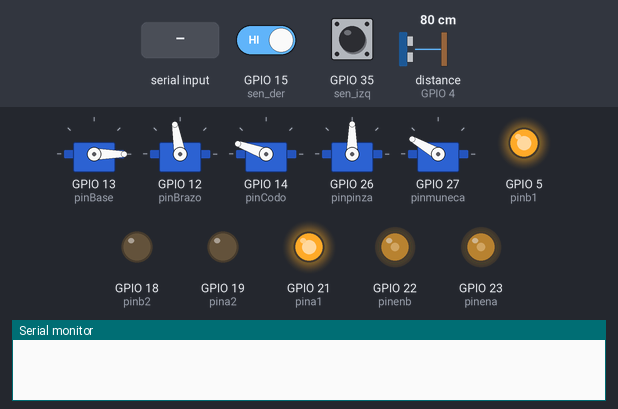
A sketch run on a simulated ESP32. Shown: 5 × servo, output pins drawn as LEDs (lit = HIGH), the last lines printed to the serial monitor. Wiring (inferred from the names in the program): ultrasonic range finder: trigger GPIO 2; echo GPIO 4. Dashed ring = blinking. The test bench sets the inputs (shaded band); at power-on: distance to the obstacle (sensor on GPIO 4) 80 cm, GPIO 15 (sen_der) HIGH, GPIO 35 (sen_izq) HIGH. The echo pulse lasts 58.3 µs per cm; pins used as bus, display or sensor lines are not drawn.

Above: at 5.3 s.
5.4 s: distance to the obstacle (sensor on GPIO 4) set to 28 cm
6.9 s: distance to the obstacle (sensor on GPIO 4) set to 23 cm
At 7.6 s:
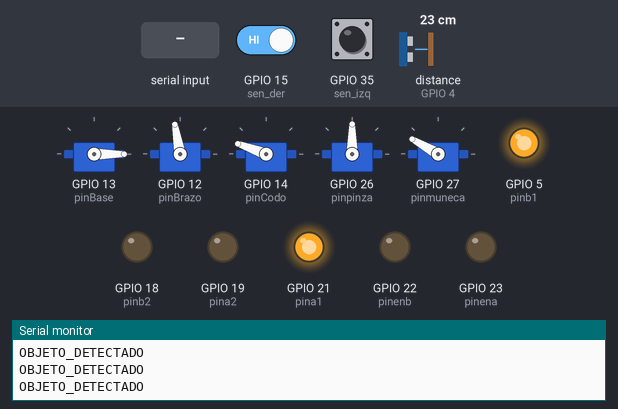
8.4 s: GPIO 15 (sen_der) driven LOW
At 9.1 s:
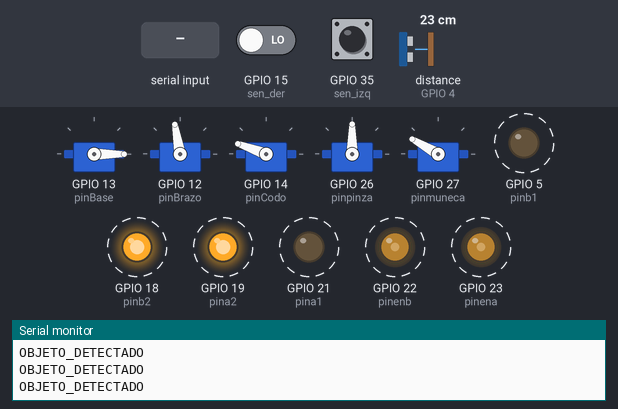
11.4 s: GPIO 15 (sen_der) driven HIGH
12.9 s: "HANDLE_YELLOW_CONE\n" received over Serial
At 13.7 s:
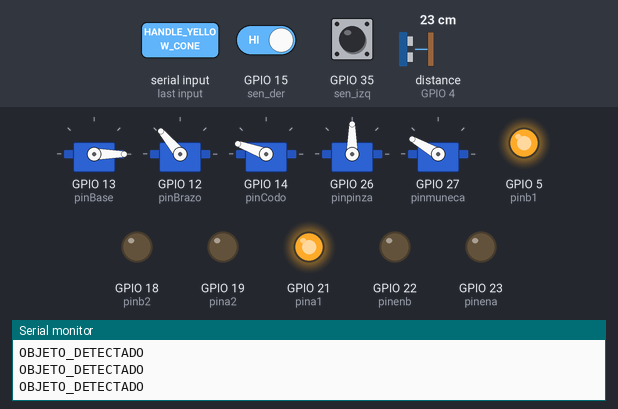
Timing chart, 0 to 32.1 s (numbered marks = the images above; inputs shaded):
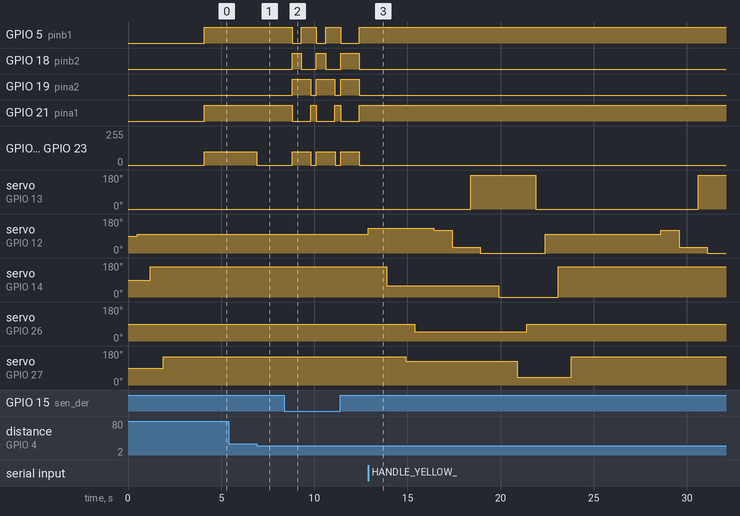

The sketch:

RUTINA_2_YA_JALA.ino
```cpp
#include <ESP32Servo.h>

// Pines sensores y motores
const int pin_echo = 4, pin_trigger = 2;
const int sen_izq = 35, sen_der = 15;
const int pinena = 23, pina1 = 21, pina2 = 19;
const int pinb1 = 5, pinb2 = 18, pinenb = 22;

// Servos
Servo base, brazo, codo, pinza, muneca;
const int pinBase = 13, pinBrazo = 12, pinCodo = 14, pinpinza = 26, pinmuneca = 27;

const int DISTANCIA_OBJETIVO = 25;

void setup() {
  Serial.begin(115200);
  pinMode(pin_echo, INPUT);
  pinMode(pin_trigger, OUTPUT);
  pinMode(sen_izq, INPUT);
  pinMode(sen_der, INPUT);
  pinMode(pinena, OUTPUT);
  pinMode(pina1, OUTPUT);
  pinMode(pina2, OUTPUT);
  pinMode(pinb1, OUTPUT);
  pinMode(pinb2, OUTPUT);
  pinMode(pinenb, OUTPUT);

  configurarServo(base, pinBase, 500, 2500);
  configurarServo(brazo, pinBrazo, 500, 2500);
  configurarServo(codo, pinCodo, 500, 2500);
  configurarServo(pinza, pinpinza, 500, 2500);
  configurarServo(muneca, pinmuneca, 500, 2500);

  home_position();
  delay(1000);
  avanzar();
}

void loop() {
  static unsigned long t0 = 0;
  if (millis() - t0 >= 200) {
    t0 = millis();

    float d = medirDistancia();
    if ((digitalRead(sen_izq) == LOW) || (digitalRead(sen_der) == LOW)) {
      evitar_linea();
      return;
    }
    if (d > 0 && d < DISTANCIA_OBJETIVO) {
      detener();
      Serial.println("OBJETO_DETECTADO");
    }
  }

  if (Serial.available()) {
    String cmd = Serial.readStringUntil('\n');
    cmd.trim();

    if (cmd == "MOVE_FORWARD") avanzar();
    else if (cmd == "STOP") detener();
    else if (cmd == "HANDLE_YELLOW_CONE") {
      manejar_cono_amarillo();
    } else if (cmd == "HANDLE_RED_CONE") {
      manejar_cono_rojo();
    }
  }
}

// FUNCIONES AUXILIARES

void home_position() {
  moverServo(base, 0);
  moverServo(brazo, 100); delay(200);
  moverServo(codo, 160); delay(200);
  moverServo(muneca, 150); delay(200);
  moverServo(pinza, 90);
}

void avanzar() {
  digitalWrite(pina1, HIGH); digitalWrite(pina2, LOW);
  digitalWrite(pinb1, HIGH); digitalWrite(pinb2, LOW);
  analogWrite(pinena, 100); analogWrite(pinenb, 100);
}

void detener() {
  analogWrite(pinena, 0); analogWrite(pinenb, 0);
}

void retroceder() {
  digitalWrite(pina1, LOW); digitalWrite(pina2, HIGH);
  digitalWrite(pinb1, LOW); digitalWrite(pinb2, HIGH);
  analogWrite(pinena, 100); analogWrite(pinenb, 100);
}

void girar_izquierda() {
  digitalWrite(pina1, LOW); digitalWrite(pina2, HIGH);
  digitalWrite(pinb1, HIGH); digitalWrite(pinb2, LOW);
  analogWrite(pinena, 100); analogWrite(pinenb, 100);
}

void girar_derecha() {
  digitalWrite(pina1, HIGH); digitalWrite(pina2, LOW);
  digitalWrite(pinb1, LOW); digitalWrite(pinb2, HIGH);
  analogWrite(pinena, 100); analogWrite(pinenb, 100);
}

void evitar_linea() {
  detener(); delay(300);
  retroceder(); delay(500);

  bool izq = digitalRead(sen_izq) == LOW;
  bool der = digitalRead(sen_der) == LOW;

  if (izq && !der) girar_derecha();
  else if (!izq && der) girar_izquierda();
  else retroceder();

  delay(500);
  avanzar();
}

void manejar_cono_amarillo() {
  detener(); recoger_cono(); pre_soltar_cono(); home_position(); avanzar();
  Serial.println("COMPLETADA:AMARILLO");
}

void manejar_cono_rojo() {
  detener(); evitar_linea(); home_position(); avanzar();
  Serial.println("COMPLETADA:ROJO");
}

void recoger_cono() {

  moverServo(brazo, 130); delay(500);
  moverServo(codo, 60); delay(500);
  moverServo(muneca, 125);
  moverServo(pinza, 50); delay(500);
  pre_soltar_cono(); delay(500);
  home_position();
}

void pre_soltar_cono() {
  moverServo(brazo, 120); delay(500);
  moverServo(brazo, 30); delay(500);
  moverServo(base, 180);
  moverServo(brazo, 0); delay(500);
  moverServo(codo, 0); delay(500);
  moverServo(muneca, 40);
  moverServo(pinza, 90);
  home_position();
}

void empujar_cono() {
  avanzar(); delay(1000); detener();
}

void configurarServo(Servo &s, int pin, int minUs, int maxUs) {
  s.setPeriodHertz(50); s.attach(pin, minUs, maxUs);
}

void moverServo(Servo &s, int angulo) {
  if (s.attached()) {
    s.write(angulo); delay(500);
  }
}

float medirDistancia() {
  digitalWrite(pin_trigger, LOW); delayMicroseconds(2);
  digitalWrite(pin_trigger, HIGH); delayMicroseconds(10);
  digitalWrite(pin_trigger, LOW);
  long duracion = pulseIn(pin_echo, HIGH, 25000);
  return duracion * 0.034 / 2;
}
```

Measured:
- the behaviour switches between 26 and 25 cm on distance to the obstacle (sensor on GPIO 4) (found by bisection; images 0 and 1)
- after the input at 5.4 s, every drawn part: stays the same
- after the input at 6.9 s, GPIO 22 (pinenb), GPIO 23 (pinena): 100/255 → 0/255 at once
- after the input at 8.4 s, GPIO 5 (pinb1): alternates HIGH for 0.80 s and LOW for 0.50 s, starting after 0.41 s; GPIO 18 (pinb2): alternates HIGH for 0.50 s and LOW for 0.80 s, starting after 0.41 s
- after the input at 12.9 s, servo on GPIO 13 (pinBase): 0° → 180° after 5.5 s, → 0° 3.5 s later, → 180° 8.7 s later; servo on GPIO 12 (pinBrazo): 100° → 130° at once, → 120° 3.5 s later, → 30° 1.0 s later, → 0° 1.5 s later, … (8 changes in this stretch)
